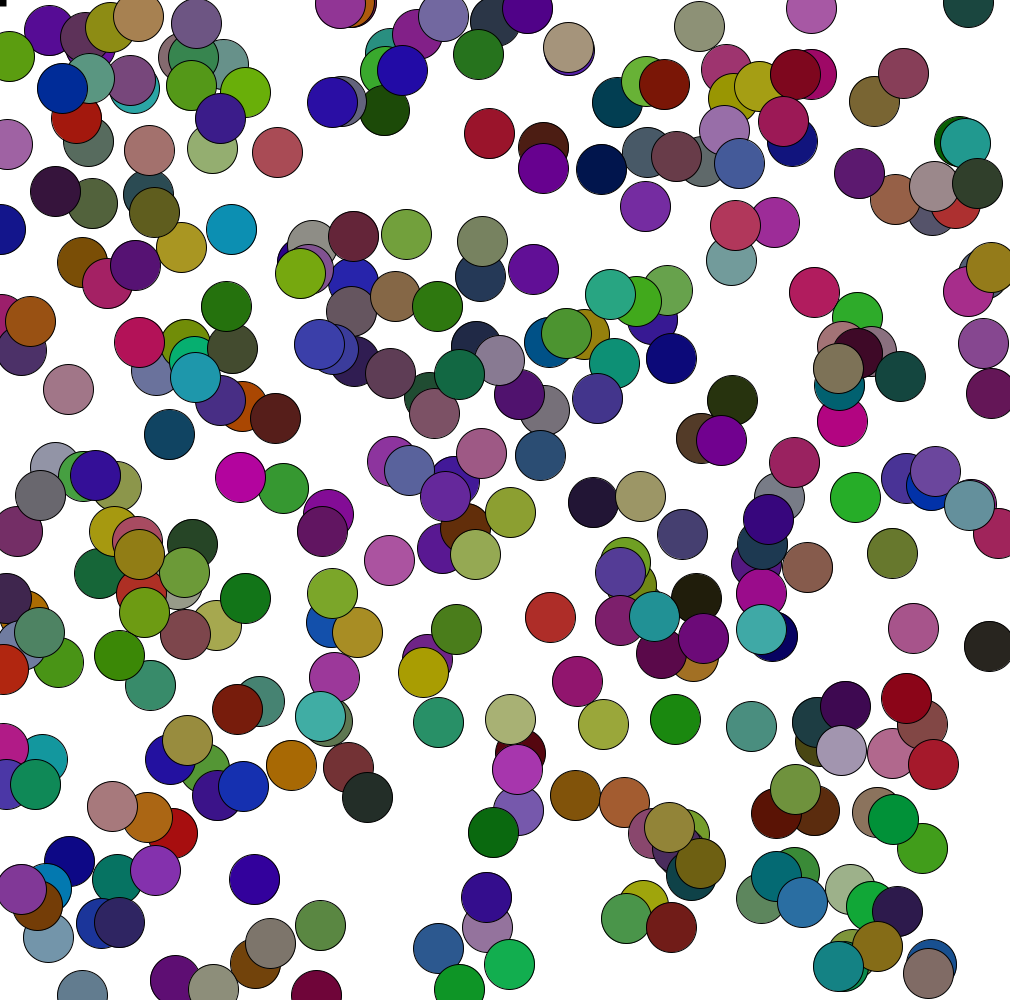
Frame 1 (no input)
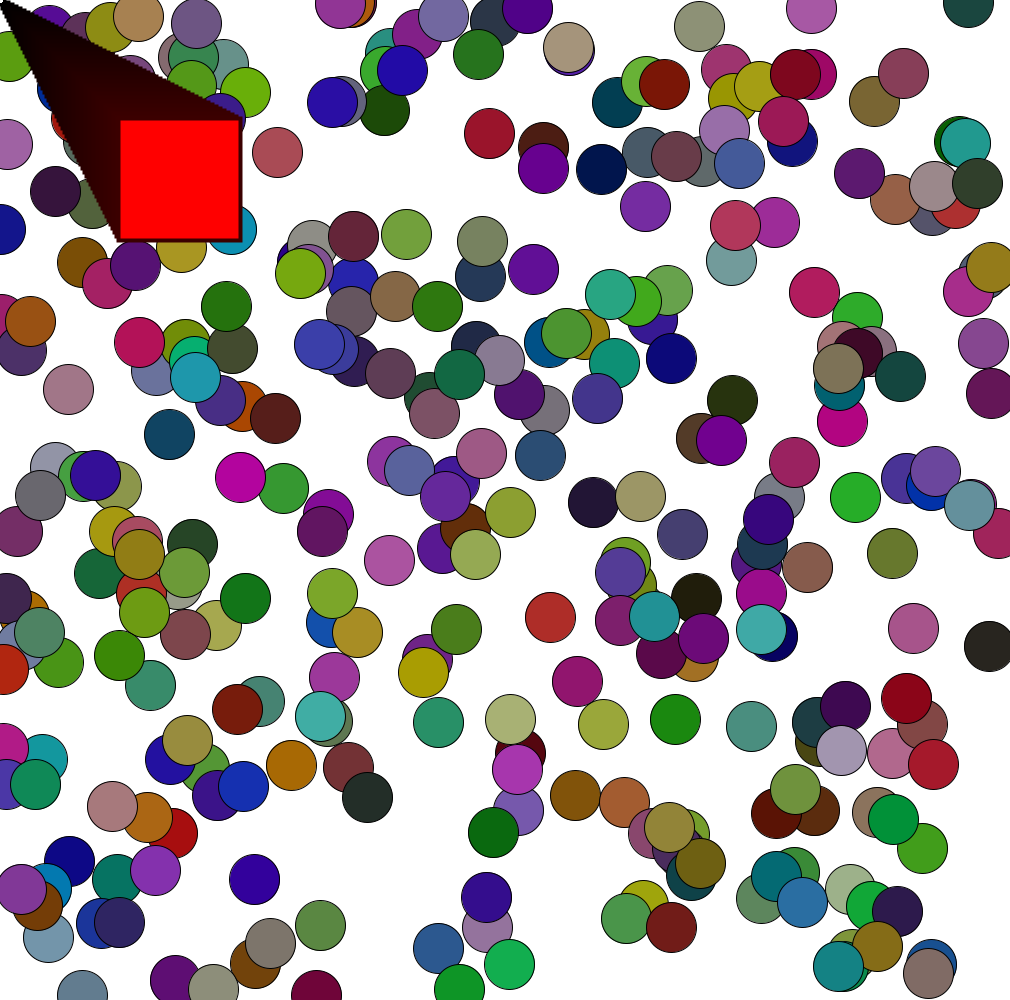
Frame 60 (the mouse pressed at the canvas centre just before this capture)
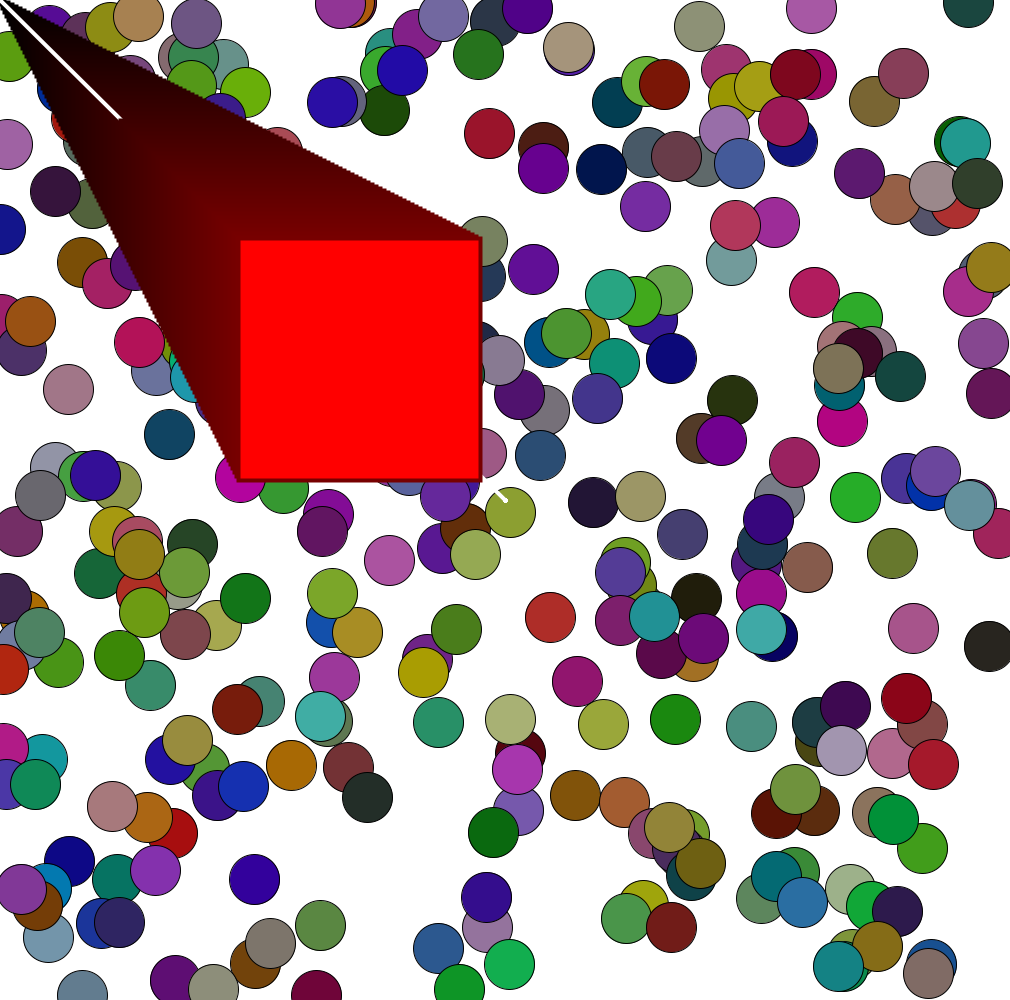
Frame 120 (the mouse held since frame 60 and released just before this capture)

The Processing sketch that drew these frames (run headless with seeded random() and noise(); from frame 60 on, the mouse is pressed at the canvas centre):

// Processing sketch: processing_125793
// ── processing_125793.pde

int str;
boolean large;
float w;
float t;
float shade;
void setup()
{
  size(1010,1000);
  background(255,255,255);
  float x = random(500);
  float w = 4;
  float t = 4;
  shade = 0;
  str = 4;
  noCursor();
  while (x > 0)
  {
    fill(random(180),random(180),random(180));
    ellipse(random(1000),random(1000),50,50);
    x = x - 1;
  }
}

void draw()
{
  strokeWeight(str);
  stroke(255,255,255);
  line(pmouseX,pmouseY,mouseX,mouseY);
  rectangle();
}
 
void mouseDragged()
{
   if (mouseButton == LEFT)
     {
       float x = random(500);
       while (x > 0)
      {
        stroke(0,0,0);
        fill(random(180),random(180),random(180));
        ellipse(random(1000),random(1000),50,50);
        x = x - 1;
      }
     }
}

void keyPressed()
{
  if (key == BACKSPACE)
  {
    stroke(0,0,0);
    fill(random(180),random(180),random(180));
    triangle(random(1000),random(1000),random(1000),random(1000),random(1000),random(500));
  }
}

void rectangle()
{
  fill(255,0,0);
  stroke(shade,0,0); 
  rect(t,w,t + 4,w + 4);
  shade = shade + 1;
  t = t + 2;
  w = w + 2;
  if (t > 1300)
  {
    t = 4;
    shade = 0;
  }
  if (w > 1300)
  {
    w = 4;
    shade = 0;
  }
}
